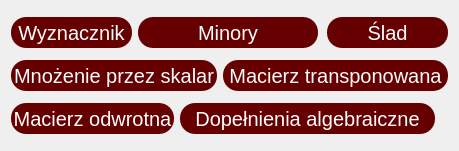
     <widget class="QWidget" name="layoutWidget">
      <property name="geometry">
       <rect>
        <x>430</x>
        <y>140</y>
        <width>441</width>
        <height>151</height>
       </rect>
      </property>
      <layout class="QGridLayout" name="buttons_layout">
       <item row="0" column="0">
        <widget class="QPushButton" name="pushButton_matrix_det">
         <property name="minimumSize">
          <size>
           <width>121</width>
           <height>31</height>
          </size>
         </property>
         <property name="maximumSize">
          <size>
           <width>150</width>
           <height>31</height>
          </size>
         </property>
         <property name="styleSheet">
          <string notr="true">#pushButton_matrix_det {
  font-size: 20px;
  text-align: center;
  color:#fff;
  background-color: #660000;
  border-radius: 15px;
}

#pushButton_matrix_det:hover {
	background-color:  #330000;
}

</string>
         </property>
         <property name="text">
          <string>Wyznacznik</string>
         </property>
        </widget>
       </item>
       <item row="0" column="1" colspan="3">
        <widget class="QPushButton" name="pushButton_matrix_minor">
         <property name="minimumSize">
          <size>
           <width>121</width>
           <height>31</height>
          </size>
         </property>
         <property name="maximumSize">
          <size>
           <width>180</width>
           <height>31</height>
          </size>
         </property>
         <property name="styleSheet">
          <string notr="true">#pushButton_matrix_minor {
  font-size: 20px;
  text-align: center;
  color:#fff;
  background-color: #660000;
  border-radius: 15px;
}

#pushButton_matrix_minor:hover {
	background-color:  #330000;
}
</string>
         </property>
         <property name="text">
          <string>Minory</string>
         </property>
        </widget>
       </item>
       <item row="0" column="4">
        <widget class="QPushButton" name="pushButton_matrix_trace">
         <property name="minimumSize">
          <size>
           <width>121</width>
           <height>31</height>
          </size>
         </property>
         <property name="maximumSize">
          <size>
           <width>170</width>
           <height>31</height>
          </size>
         </property>
         <property name="styleSheet">
          <string notr="true">#pushButton_matrix_trace {
  font-size: 20px;
  text-align: center;
  color:#fff;
  background-color: #660000;
  border-radius: 15px;
}

#pushButton_matrix_trace:hover {
	background-color:  #330000;
}
</string>
         </property>
         <property name="text">
          <string>Ślad</string>
         </property>
        </widget>
       </item>
       <item row="1" column="0" colspan="3">
        <widget class="QPushButton" name="pushButton_matrix_multi_scalar">
         <property name="minimumSize">
          <size>
           <width>121</width>
           <height>31</height>
          </size>
         </property>
         <property name="maximumSize">
          <size>
           <width>215</width>
           <height>31</height>
          </size>
         </property>
         <property name="styleSheet">
          <string notr="true">#pushButton_matrix_multi_scalar {
  font-size: 20px;
  text-align: center;
  color:#fff;
  background-color: #660000;
  border-radius: 15px;
}

#pushButton_matrix_multi_scalar:hover {
	background-color:  #330000;
}
</string>
         </property>
         <property name="text">
          <string>Mnożenie przez skalar</string>
         </property>
        </widget>
       </item>
       <item row="1" column="3" colspan="2">
        <widget class="QPushButton" name="pushButton_matrix_transpose">
         <property name="minimumSize">
          <size>
           <width>225</width>
           <height>31</height>
          </size>
         </property>
         <property name="maximumSize">
          <size>
           <width>235</width>
           <height>31</height>
          </size>
         </property>
         <property name="styleSheet">
          <string notr="true">#pushButton_matrix_transpose {
  font-size: 20px;
  text-align: center;
  color:#fff;
  background-color: #660000;
  border-radius: 15px;
}

#pushButton_matrix_transpose:hover {
	background-color:  #330000;
}
</string>
         </property>
         <property name="text">
          <string>Macierz transponowana</string>
         </property>
        </widget>
       </item>
       <item row="2" column="0" colspan="2">
        <widget class="QPushButton" name="pushButton_matrix_inverse">
         <property name="minimumSize">
          <size>
           <width>121</width>
           <height>31</height>
          </size>
         </property>
         <property name="maximumSize">
          <size>
           <width>175</width>
           <height>31</height>
          </size>
         </property>
         <property name="styleSheet">
          <string notr="true">#pushButton_matrix_inverse {
  font-size: 20px;
  text-align: center;
  color:#fff;
  background-color: #660000;
  border-radius: 15px;
}

#pushButton_matrix_inverse:hover {
	background-color:  #330000;
}
</string>
         </property>
         <property name="text">
          <string>Macierz odwrotna</string>
         </property>
        </widget>
       </item>
       <item row="2" column="2" colspan="3">
        <widget class="QPushButton" name="pushButton_matrix_algebraic">
         <property name="minimumSize">
          <size>
           <width>121</width>
           <height>31</height>
          </size>
         </property>
         <property name="maximumSize">
          <size>
           <width>255</width>
           <height>31</height>
          </size>
         </property>
         <property name="styleSheet">
          <string notr="true">#pushButton_matrix_algebraic {
  font-size: 20px;
  text-align: center;
  color:#fff;
  background-color: #660000;
  border-radius: 15px;
}

#pushButton_matrix_algebraic:hover {
	background-color:  #330000;
}
</string>
         </property>
         <property name="text">
          <string>Dopełnienia algebraiczne</string>
         </property>
        </widget>
       </item>
      </layout>
     </widget>
